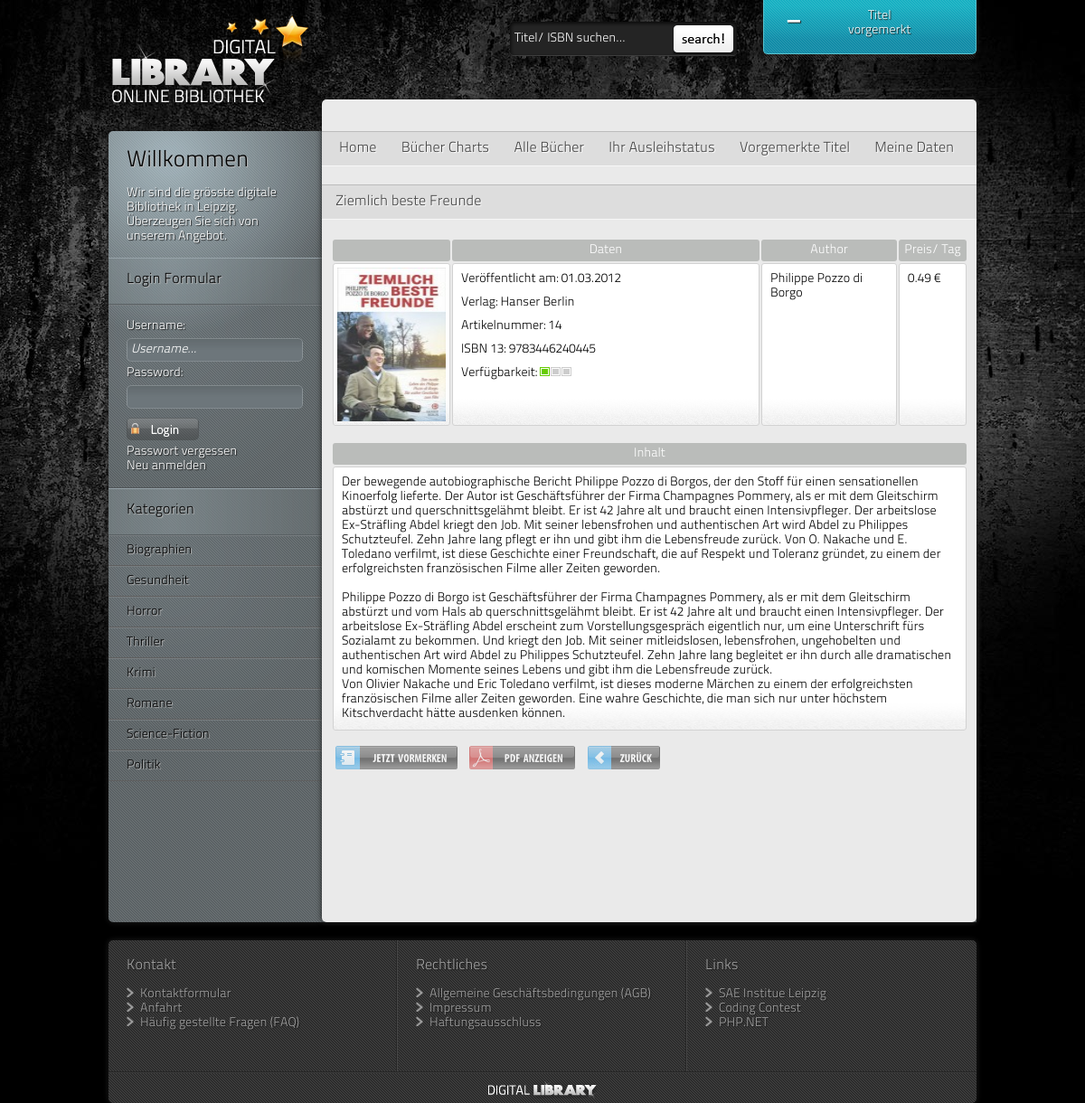
Page /index.php?page=details&articleId=14 on the committed database.
### tables this page shows
CREATE TABLE IF NOT EXISTS `dl_books` (
  `b_id` int(10) unsigned NOT NULL AUTO_INCREMENT,
  `b_articlenumber` int(4) NOT NULL,
  `b_name` varchar(300) NOT NULL,
  `b_price` decimal(6,2) unsigned NOT NULL,
  `b_quantity` int(10) NOT NULL,
  `b_genre` varchar(20) DEFAULT NULL,
  `b_totalrent` int(11) NOT NULL DEFAULT '0',
  `b_releasedate` date DEFAULT NULL,
  `b_content` text,
  `b_author` varchar(1000) NOT NULL,
  `b_publisher` varchar(16) NOT NULL,
  `b_isbn` varchar(13) NOT NULL,
  PRIMARY KEY (`b_id`),
  UNIQUE KEY `a_artikelnr` (`b_articlenumber`)
);

### inc/database/class_database.inc.php (called while the page is built)
<?php
class Database
  {
    private static $db;
	static public function getInstance() {
		if(!self::$db) {
			self::$db = new PDO(
				'mysql:host='.DB_HOST.';dbname='.DB_DATABASE.';port='.DB_PORT,
				DB_USER,
				DB_PASSWORD,
				array(
					PDO::ATTR_PERSISTENT => true,
					PDO::ATTR_ERRMODE => PDO::ERRMODE_WARNING,
					PDO::ATTR_DEFAULT_FETCH_MODE => PDO::FETCH_ASSOC
				)
			);
		self::$db->query('SET NAMES utf8');
		}
		return self::$db;
	}
}
?>

### inc/display/class_display_library.inc.php (the view, shortened to what this page needs)
<?php
class Display_Library
{
	public function details($articleId)
	{
		try{
			$sql = "SELECT b_name, b_price, b_articlenumber, b_content, b_author, b_releasedate, b_quantity, b_publisher, b_isbn
					FROM dl_books
					WHERE b_articlenumber = :articleId";
			$result = Database::getInstance()->prepare($sql);
			$result->bindParam(':articleId', $articleId, PDO::PARAM_INT);
			$result->execute();
			$tmp = $result->fetchAll(PDO::FETCH_ASSOC);
			foreach ($tmp as $row) {
				$contentWeb = '
				<div class="headline">
					<h2>' . $row['b_name'] . '</h2>
				</div>
				<table id="detail">
					<colgroup>
						<col width="120" />
						<col />
						<col width="150" />
						<col width="75" />
					</colgroup>
					<tr>
						<th></th>
						<th>Daten</th>
						<th>Author</th>
						<th>Preis/ Tag</th>
					</tr>
					<tr>
						<td>
							<a class="fancybox" href="images_art/' . $row['b_articlenumber'] . '.jpg"><img src="' . THUMB_DIR . 'thumb_' . $row['b_articlenumber'] . '.jpg" alt="' . $row['b_name'] . '" height="170" width="120" /></a>
						</td>
						<td>
							<p>Veröffentlicht am: ' . Functions::date_mysql2german($row['b_releasedate']) . '</p>
							<p>Verlag: ' . $row['b_publisher'] . '</p>
							<p>Artikelnummer: ' . $row['b_articlenumber'] . '</p>
							<p>ISBN 13: ' . $row['b_isbn'] . '</p>
							<p>Verfügbarkeit: ';
				if($_SESSION['userId'] != admin){
					$contentWeb .= Functions::productStatus($row['b_quantity']);
				}
				elseif($_SESSION['userId'] == admin){
					$contentWeb .= $row['b_quantity'];
				}
				$contentWeb .= '</p>
						</td>
						<td><p>' . $row['b_author'] . '</p></td>
						<td><p>' . $row['b_price'] . ' €</p></td>
					</tr>
				</table>
				<table width="100%">
					<tr>
						<th>Inhalt</th>
					</tr>
					<tr>
						<td><p>' . str_replace(chr(10),'<br />',$row['b_content']) . '</p></td>
					</tr>
				</table>';
				if($_SESSION['userId'] != admin) {
					$contentWeb .= '
				<a class="shadowLink" href="' . BASE_URL . $_SESSION['currentUrl'] . '&amp;action=reserveBook "><img src="images/btn_reserve.png" title="Artikel vormerken" alt="Artikel vormerken" /></a>';
				}
				elseif($_SESSION['userId'] == admin) {
					$contentWeb .= '
				<a class="shadowLink" href="' . BASE_URL . '?page=editBook&amp;articleId=' . $row['b_articlenumber'] . '"><img src="images/btn_edit.png" title="Daten editieren" alt="edit" /></a>';
				}
			}
			$contentWeb .= '
				<a class="shadowLink" href="' . BASE_URL . $_SESSION['currentUrl'] . '&amp;action=createPdf"><img src="images/btn_pdf.png" title="als PDF anzeigen" alt="als PDF" /></a>
				<a class="shadowLink" href="' . $_SESSION['refererUrl'] . '"><img src="images/btn_back.png" title="zurück" alt="zurück" /></a>';
		}
		catch (PDOException $e) {
			echo $e->getMessage();
		}
		echo $contentWeb;
	}
	public function navigation($naviListMain, $page){
		$naviList = $naviListMain[$_SESSION['userId']];
		if(isset($_GET['categorie'])){
			$page = $_SERVER['QUERY_STRING'];
			$page = str_replace('&', '&amp;', $page);
		}
		else $page = 'page=' . $page;
		$contentWeb = '
		<div id="navigation">
			<ul>
				' . Functions::navigation($naviList, $page) . '
			</ul>
		</div>
		';
		echo $contentWeb;
	}
	public function SidebarNavigation($naviList, $page){
		if(isset($_GET['categorie'])){
			$page = $_SERVER['QUERY_STRING'];
			$page = str_replace('&', '&amp;', $page);
		}
		else $page = 'page=' . $page;
		$contentWeb = '
		<div class="heading">
			<h2>Kategorien</h2>
		</div>
		<ul class="cats">
			' . Functions::navigation($naviList, $page) . '
		</ul>
		';
		echo $contentWeb;
	}
	public function reserveListIcon($articleCount) {
		if($_SESSION['userId'] != admin) {
			$contentWeb = '
		<div class="right">
			<div id="reserveList_icon">
				<div id="reserveList_bg">
					<p class = "big">' . $articleCount . '</p>
					<div style="float:left; text-align:center;">
						<p><a href="' . BASE_URL . '?page=reserveList">Titel<br />vorgemerkt</a></p>
					</div>
				</div>
			</div>
		</div>
		<div class="clear"></div>
	</div>
	';
		}
		elseif($_SESSION['userId'] == admin) {
			$contentWeb = '
			<div class="clear"></div>
		</div>
		';
		}
		echo $contentWeb;
	}
	public  function forms($formType, $arrStatus = 0, $articleId = 0) {
		$random_number1 = intval(rand(1, 9));
		$random_number2 = intval(rand(1, 9));
		if($formType == 'EditPasswort') {
			$contentWeb = '
		<div class="headline">
			<h2>Ihr Passwort ändern</h2>
		</div>
			' . Functions::errorMessaging($arrStatus) . '
			' . Display_Form::changeDataFormDisplay($_SESSION['userId'], $random_number1, $random_number2, $formType);
		}
		elseif($formType == "loginLeft"){
			$contentWeb = Display_Form::loginFormLeft($_SESSION['userId']);
		}
		echo $contentWeb;
	}
}
?>

### css/style.css (style rules this page uses)
* { margin: 0; padding: 0; border: 0; font-family: Titillium, Arial, sans-serif; font-size: 14px; outline: none; text-decoration: none; font-weight: lighter; }
table { margin: 10px 0 0 0; }
a { color: #444444; text-shadow: 1px 1px 1px #ffffff; }
h2 { font-size: 16px; text-shadow: 1px 1px 1px #ffffff; padding: 5px; color: #444444; }
body { background: #000000 url(../images/site_bg.jpg) top center no-repeat; }
.right { float: right; }
#header p, a { color: #fff; text-shadow: 1px 1px 1px #1f1f1f; }
#reserveList_icon { height: 59px; width: 234px; background: #15a7bc url(../images/wk.png) repeat-x; border-bottom-left-radius: 5px; border-bottom-right-radius: 5px; box-shadow: 0px 0px 6px #1f1f1f; border: 1px solid #55c3d0; border-top: 0; }
#reserveList_bg { height: 53px; width: 228px; background: url(../images/leftColumnPattern.png); border-bottom-left-radius: 5px; border-bottom-right-radius: 5px; padding: 3px; padding-top: 10px; }
#reserveList_bg a { color: #fff; text-shadow: 1px 1px 1px #1f1f1f; cursor: pointer; }
.big { float:left; font-size: 45px; width: 50px; margin-left: 20px; margin-right: 20px; margin-top: -9px; }
.headline { background:#dddddd; margin-top: 35px; padding: 5px 4px 5px 10px; margin:20px -10px 20px -10px; border-top: 1px solid #bcbcbc; border-bottom: 1px solid #f7f7f7; }
#leftColumn h1, #leftColumn h2 { color: #000; text-shadow: 1px 1px 1px #bcbbbb; }
#leftColumn .heading { height: 40px; background: url(../images/leftColumnHeading.png) repeat-y; border-top: 1px solid #97a3a9; border-bottom: 1px solid #5a6164; padding-left: 15px; padding-top: 10px; margin: 0 -20px; }
#leftColumn .cats { background: url(../images/leftColumnGradient2.png) no-repeat top left; margin: 0 -20px; }
#mainColumn p, #mainColumn label { color: #000; text-shadow: none; font-size: 14px; padding: 5px; }
#mainColumn a { color: #444444; text-shadow: 1px 1px 1px #ffffff; padding: 5px; }
#mainColumn .shadowLink img { margin: 10px 0; opacity: 0.5; }
#mainColumn table { padding: 0px 0 5px 0; width: 705px; }
#mainColumn table a img { opacity: 0.8; vertical-align: bottom; }
#mainColumn tr td { background: #fff url(../images/product.gif) bottom repeat-x; margin: 10px; padding: 4px; border: 1px solid #d2d2d2; border-radius: 3px; }
#mainColumn th { background: #babcba; padding: 4px; color: #fff; border-radius: 3px; }
#mainColumn table a { color: #444444; text-shadow: 1px 1px 1px #ffffff; padding: 0; }
#navigation { background:#dddddd; margin: 35px -10px 20px -10px; padding: 10px 7px 10px 7px; border-top: 1px solid #bcbcbc; border-bottom: 1px solid #f7f7f7; }
#detail tr { vertical-align:top; }
#footer a, p { color: #a1a1a1; font-size: 14px; text-shadow: 1px 1px 1px #1f1f1f; }

### rows in the picture
dl_books: b_name "Ziemlich beste Freunde", b_releasedate "01.03.2012", b_publisher "Hanser Berlin", b_articlenumber "14", b_isbn "9783446240445", b_author "Philippe Pozzo di Borgo", b_price "0.49", b_content "Der bewegende autobiographische Bericht Philippe Pozzo di Borgos, der den Stoff für einen sensationellen Kinoerfolg lieferte. Der Autor ist Geschäftsführer der Firma Champagnes Pommery, als er mit dem Gleitschirm abstürzt und querschnittsgelähmt bleibt. Er ist 42 Jahre alt und braucht einen Intensivpfleger. Der arbeitslose Ex-Sträfling Abdel kriegt den Job. Mit seiner lebensfrohen und authentischen Art wird Abdel zu Philippes Schutzteufel. Zehn Jahre lang pflegt er ihn und gibt ihm die Lebensfreude zurück. Von O. Nakache und E. Toledano verfilmt, ist diese Geschichte einer Freundschaft, die auf Respekt und Toleranz gründet, zu einem der erfolgreichsten französischen Filme aller Zeiten…"

### other values in the picture
$articleCount "-"
$v "Biographien"
$v "Gesundheit"
$v "Horror"
$v "Thriller"
$v "Krimi"
$v "Romane"
$v "Science-Fiction"
$v "Politik"
$v "Home"
$v "Bücher Charts"
$v "Alle Bücher"
$v "Ihr Ausleihstatus"
$v "Vorgemerkte Titel"
$v "Meine Daten"
